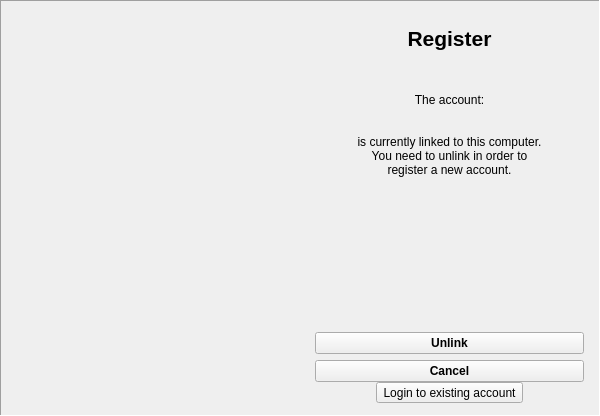
<?xml version="1.0" encoding="UTF-8"?>
<ui version="4.0">
 <class>RegisterWindow</class>
 <widget class="QMainWindow" name="RegisterWindow">
  <property name="geometry">
   <rect>
    <x>0</x>
    <y>0</y>
    <width>600</width>
    <height>416</height>
   </rect>
  </property>
  <property name="minimumSize">
   <size>
    <width>600</width>
    <height>0</height>
   </size>
  </property>
  <property name="maximumSize">
   <size>
    <width>590</width>
    <height>416</height>
   </size>
  </property>
  <property name="windowTitle">
   <string>pCloud</string>
  </property>
  <widget class="QWidget" name="centralwidget">
   <layout class="QVBoxLayout" name="verticalLayout_10">
    <property name="spacing">
     <number>0</number>
    </property>
    <property name="leftMargin">
     <number>0</number>
    </property>
    <property name="topMargin">
     <number>0</number>
    </property>
    <property name="rightMargin">
     <number>0</number>
    </property>
    <property name="bottomMargin">
     <number>0</number>
    </property>
    <item>
     <widget class="QFrame" name="frame">
      <property name="frameShape">
       <enum>QFrame::Panel</enum>
      </property>
      <property name="frameShadow">
       <enum>QFrame::Sunken</enum>
      </property>
      <layout class="QHBoxLayout" name="horizontalLayout_6">
       <property name="spacing">
        <number>0</number>
       </property>
       <property name="leftMargin">
        <number>0</number>
       </property>
       <property name="topMargin">
        <number>0</number>
       </property>
       <property name="rightMargin">
        <number>0</number>
       </property>
       <property name="bottomMargin">
        <number>0</number>
       </property>
       <item>
        <layout class="QHBoxLayout" name="horizontalLayout_5" stretch="1,1">
         <property name="spacing">
          <number>0</number>
         </property>
         <item>
          <widget class="QLabel" name="label_logo">
           <property name="text">
            <string/>
           </property>
           <property name="pixmap">
            <pixmap resource="Resources.qrc">:/images/images/log-reg_small.png</pixmap>
           </property>
          </widget>
         </item>
         <item>
          <layout class="QVBoxLayout" name="verticalLayout_6" stretch="1,1,8,1">
           <property name="spacing">
            <number>0</number>
           </property>
           <property name="leftMargin">
            <number>15</number>
           </property>
           <property name="topMargin">
            <number>20</number>
           </property>
           <property name="rightMargin">
            <number>15</number>
           </property>
           <property name="bottomMargin">
            <number>12</number>
           </property>
           <item>
            <widget class="QLabel" name="label_5">
             <property name="font">
              <font>
               <pointsize>12</pointsize>
              </font>
             </property>
             <property name="text">
              <string>&lt;html&gt;&lt;head/&gt;&lt;body&gt;&lt;p&gt;&lt;span style=&quot; font-size:16pt; font-weight:600;&quot;&gt;Register&lt;/span&gt;&lt;/p&gt;&lt;/body&gt;&lt;/html&gt;</string>
             </property>
             <property name="alignment">
              <set>Qt::AlignCenter</set>
             </property>
            </widget>
           </item>
           <item>
            <spacer name="verticalSpacer_3">
             <property name="orientation">
              <enum>Qt::Vertical</enum>
             </property>
             <property name="sizeHint" stdset="0">
              <size>
               <width>20</width>
               <height>40</height>
              </size>
             </property>
            </spacer>
           </item>
           <item>
            <widget class="QStackedWidget" name="stackedWidget">
             <property name="currentIndex">
              <number>1</number>
             </property>
             <widget class="QWidget" name="page_reg">
              <layout class="QVBoxLayout" name="verticalLayout_8">
               <property name="leftMargin">
                <number>0</number>
               </property>
               <property name="topMargin">
                <number>0</number>
               </property>
               <property name="rightMargin">
                <number>0</number>
               </property>
               <property name="bottomMargin">
                <number>0</number>
               </property>
               <item>
                <layout class="QVBoxLayout" name="verticalLayout_7">
                 <property name="spacing">
                  <number>12</number>
                 </property>
                 <item>
                  <layout class="QVBoxLayout" name="verticalLayout_2">
                   <item>
                    <widget class="QLabel" name="label">
                     <property name="text">
                      <string>&lt;html&gt;&lt;head/&gt;&lt;body&gt;&lt;p&gt;&lt;span style=&quot; font-weight:600;&quot;&gt;Your Email:&lt;/span&gt;&lt;/p&gt;&lt;/body&gt;&lt;/html&gt;</string>
                     </property>
                    </widget>
                   </item>
                   <item>
                    <widget class="QLineEdit" name="email">
                     <property name="minimumSize">
                      <size>
                       <width>0</width>
                       <height>23</height>
                      </size>
                     </property>
                    </widget>
                   </item>
                  </layout>
                 </item>
                 <item>
                  <layout class="QVBoxLayout" name="verticalLayout_3">
                   <item>
                    <widget class="QLabel" name="label_2">
                     <property name="text">
                      <string>&lt;html&gt;&lt;head/&gt;&lt;body&gt;&lt;p&gt;&lt;span style=&quot; font-weight:600;&quot;&gt;Your Password:&lt;/span&gt;&lt;/p&gt;&lt;/body&gt;&lt;/html&gt;</string>
                     </property>
                    </widget>
                   </item>
                   <item>
                    <widget class="QLineEdit" name="password">
                     <property name="minimumSize">
                      <size>
                       <width>0</width>
                       <height>23</height>
                      </size>
                     </property>
                     <property name="echoMode">
                      <enum>QLineEdit::Password</enum>
                     </property>
                    </widget>
                   </item>
                  </layout>
                 </item>
                 <item>
                  <layout class="QVBoxLayout" name="verticalLayout_4">
                   <item>
                    <widget class="QLabel" name="label_3">
                     <property name="text">
                      <string>&lt;html&gt;&lt;head/&gt;&lt;body&gt;&lt;p&gt;&lt;span style=&quot; font-weight:600;&quot;&gt;Repeat Password:&lt;/span&gt;&lt;/p&gt;&lt;/body&gt;&lt;/html&gt;</string>
                     </property>
                    </widget>
                   </item>
                   <item>
                    <widget class="QLineEdit" name="confirmpassword">
                     <property name="minimumSize">
                      <size>
                       <width>0</width>
                       <height>23</height>
                      </size>
                     </property>
                     <property name="text">
                      <string/>
                     </property>
                     <property name="echoMode">
                      <enum>QLineEdit::Password</enum>
                     </property>
                    </widget>
                   </item>
                  </layout>
                 </item>
                </layout>
               </item>
               <item>
                <layout class="QHBoxLayout" name="horizontalLayout" stretch="1,35">
                 <property name="spacing">
                  <number>0</number>
                 </property>
                 <property name="topMargin">
                  <number>6</number>
                 </property>
                 <item>
                  <layout class="QVBoxLayout" name="verticalLayout">
                   <property name="topMargin">
                    <number>0</number>
                   </property>
                   <item>
                    <widget class="QCheckBox" name="accepttos">
                     <property name="layoutDirection">
                      <enum>Qt::LeftToRight</enum>
                     </property>
                     <property name="text">
                      <string/>
                     </property>
                    </widget>
                   </item>
                   <item>
                    <spacer name="verticalSpacer_2">
                     <property name="orientation">
                      <enum>Qt::Vertical</enum>
                     </property>
                     <property name="sizeHint" stdset="0">
                      <size>
                       <width>20</width>
                       <height>16</height>
                      </size>
                     </property>
                    </spacer>
                   </item>
                  </layout>
                 </item>
                 <item>
                  <widget class="QLabel" name="label_terms">
                   <property name="text">
                    <string>&lt;html&gt;&lt;head/&gt;&lt;body&gt;&lt;p&gt;I agree with the &lt;a href=&quot;https://www.pcloud.com/terms_and_conditions.html&quot;&gt;&lt;span style=&quot; text-decoration: underline; color:#000000;&quot;&gt;Terms of Service&lt;/span&gt;&lt;/a&gt;&lt;span style=&quot; color:#000000;&quot;&gt;, &lt;/span&gt;&lt;a href=&quot;https://www.pcloud.com/privacy_policy.html&quot;&gt;&lt;span style=&quot; text-decoration: underline; color:#000000;&quot;&gt;Privacy Policy&lt;/span&gt;&lt;/a&gt;&lt;br/&gt;and &lt;a href=&quot;https://www.pcloud.com/int_pr_policy.html&quot;&gt;&lt;span style=&quot; text-decoration: underline; color:#000000;&quot;&gt;Intellectual Property Policy&lt;/span&gt;&lt;/a&gt;&lt;/p&gt;&lt;/body&gt;&lt;/html&gt;</string>
                   </property>
                   <property name="scaledContents">
                    <bool>false</bool>
                   </property>
                   <property name="alignment">
                    <set>Qt::AlignHCenter|Qt::AlignTop</set>
                   </property>
                   <property name="wordWrap">
                    <bool>true</bool>
                   </property>
                   <property name="openExternalLinks">
                    <bool>true</bool>
                   </property>
                  </widget>
                 </item>
                </layout>
               </item>
               <item>
                <spacer name="verticalSpacer_4">
                 <property name="orientation">
                  <enum>Qt::Vertical</enum>
                 </property>
                 <property name="sizeHint" stdset="0">
                  <size>
                   <width>20</width>
                   <height>28</height>
                  </size>
                 </property>
                </spacer>
               </item>
               <item>
                <layout class="QHBoxLayout" name="horizontalLayout_2">
                 <item>
                  <widget class="QPushButton" name="registerButton">
                   <property name="font">
                    <font>
                     <weight>75</weight>
                     <bold>true</bold>
                    </font>
                   </property>
                   <property name="text">
                    <string>Register</string>
                   </property>
                   <property name="default">
                    <bool>true</bool>
                   </property>
                  </widget>
                 </item>
                </layout>
               </item>
              </layout>
             </widget>
             <widget class="QWidget" name="page_2">
              <layout class="QVBoxLayout" name="verticalLayout_9">
               <property name="leftMargin">
                <number>0</number>
               </property>
               <property name="topMargin">
                <number>0</number>
               </property>
               <property name="rightMargin">
                <number>0</number>
               </property>
               <property name="bottomMargin">
                <number>0</number>
               </property>
               <item>
                <layout class="QVBoxLayout" name="verticalLayout_5">
                 <property name="spacing">
                  <number>0</number>
                 </property>
                 <item>
                  <widget class="QLabel" name="label_6">
                   <property name="text">
                    <string>&lt;html&gt;&lt;head/&gt;&lt;body&gt;&lt;p align=&quot;center&quot;&gt;The account:&lt;/p&gt;&lt;/body&gt;&lt;/html&gt;</string>
                   </property>
                  </widget>
                 </item>
                 <item>
                  <widget class="QLabel" name="label_accntinfo">
                   <property name="text">
                    <string>&lt;html&gt;&lt;head/&gt;&lt;body&gt;&lt;p align=&quot;center&quot;&gt;&lt;span style=&quot; font-weight:600;&quot;&gt;&lt;br/&gt;&lt;/span&gt;&lt;/p&gt;&lt;/body&gt;&lt;/html&gt;</string>
                   </property>
                   <property name="alignment">
                    <set>Qt::AlignCenter</set>
                   </property>
                   <property name="wordWrap">
                    <bool>true</bool>
                   </property>
                  </widget>
                 </item>
                 <item>
                  <widget class="QLabel" name="label_7">
                   <property name="text">
                    <string>&lt;html&gt;&lt;head/&gt;&lt;body&gt;&lt;p align=&quot;center&quot;&gt;is currently linked to this computer.&lt;br/&gt;You need to unlink in order to&lt;br/&gt;register a new account.&lt;/p&gt;&lt;/body&gt;&lt;/html&gt;</string>
                   </property>
                  </widget>
                 </item>
                </layout>
               </item>
               <item>
                <spacer name="verticalSpacer">
                 <property name="orientation">
                  <enum>Qt::Vertical</enum>
                 </property>
                 <property name="sizeHint" stdset="0">
                  <size>
                   <width>20</width>
                   <height>63</height>
                  </size>
                 </property>
                </spacer>
               </item>
               <item>
                <widget class="QPushButton" name="btnUnlink">
                 <property name="font">
                  <font>
                   <weight>75</weight>
                   <bold>true</bold>
                  </font>
                 </property>
                 <property name="text">
                  <string>Unlink</string>
                 </property>
                </widget>
               </item>
               <item>
                <widget class="QPushButton" name="btnCancel">
                 <property name="font">
                  <font>
                   <weight>75</weight>
                   <bold>true</bold>
                  </font>
                 </property>
                 <property name="text">
                  <string>Cancel</string>
                 </property>
                </widget>
               </item>
              </layout>
             </widget>
            </widget>
           </item>
           <item>
            <layout class="QHBoxLayout" name="horizontalLayout_3">
             <item>
              <spacer name="horizontalSpacer_3">
               <property name="orientation">
                <enum>Qt::Horizontal</enum>
               </property>
               <property name="sizeHint" stdset="0">
                <size>
                 <width>40</width>
                 <height>20</height>
                </size>
               </property>
              </spacer>
             </item>
             <item>
              <widget class="QToolButton" name="tbtnLogin">
               <property name="text">
                <string>Login to existing account</string>
               </property>
              </widget>
             </item>
             <item>
              <spacer name="horizontalSpacer_4">
               <property name="orientation">
                <enum>Qt::Horizontal</enum>
               </property>
               <property name="sizeHint" stdset="0">
                <size>
                 <width>40</width>
                 <height>20</height>
                </size>
               </property>
              </spacer>
             </item>
            </layout>
           </item>
          </layout>
         </item>
        </layout>
       </item>
      </layout>
     </widget>
    </item>
   </layout>
  </widget>
 </widget>
 <resources>
  <include location="Resources.qrc"/>
 </resources>
 <connections/>
</ui>
